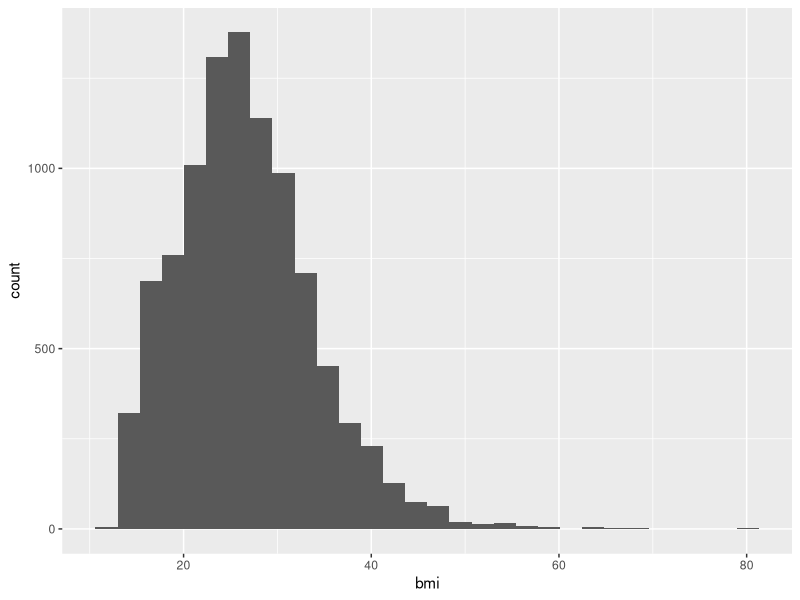
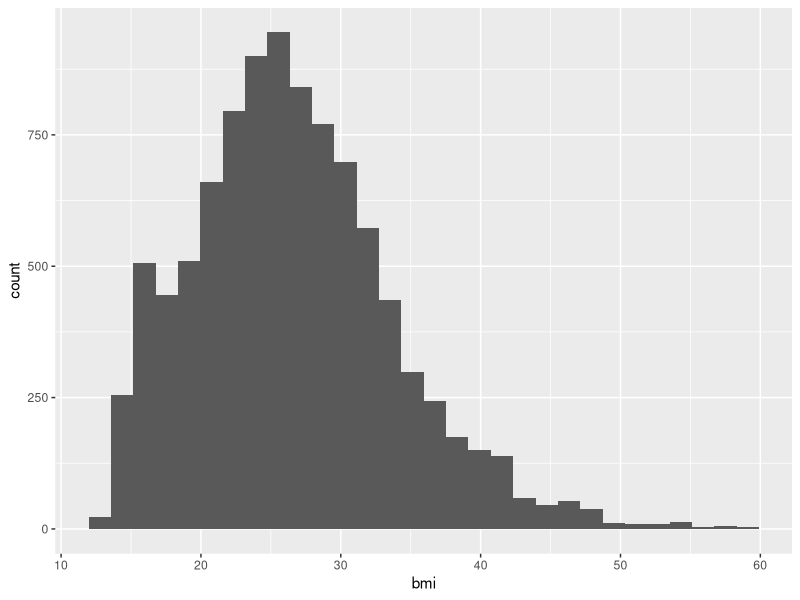
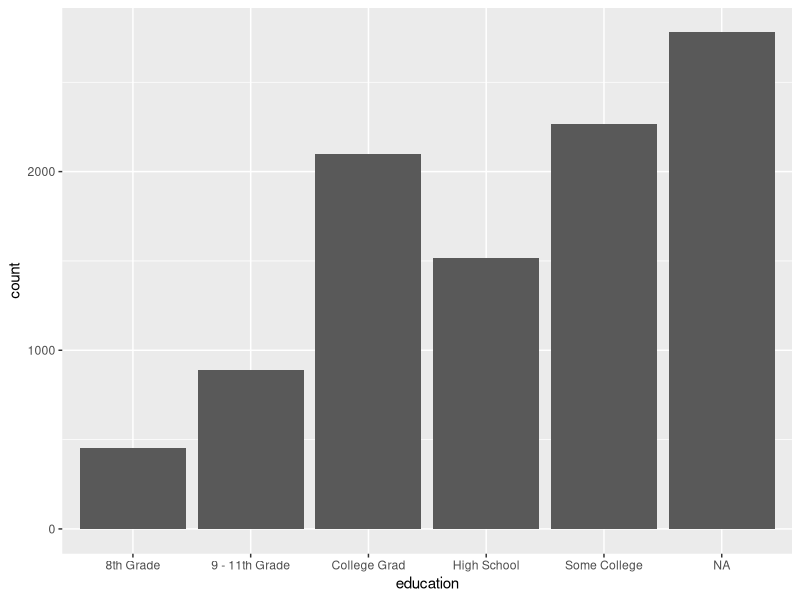
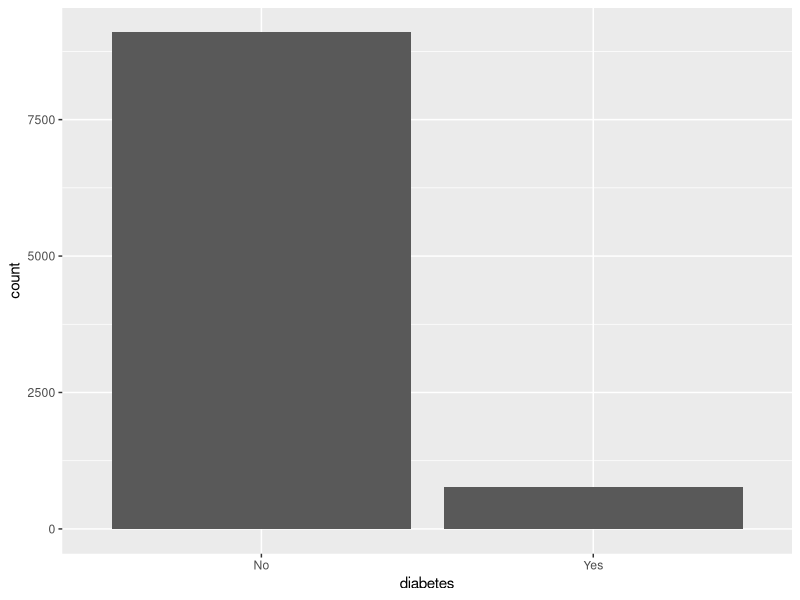
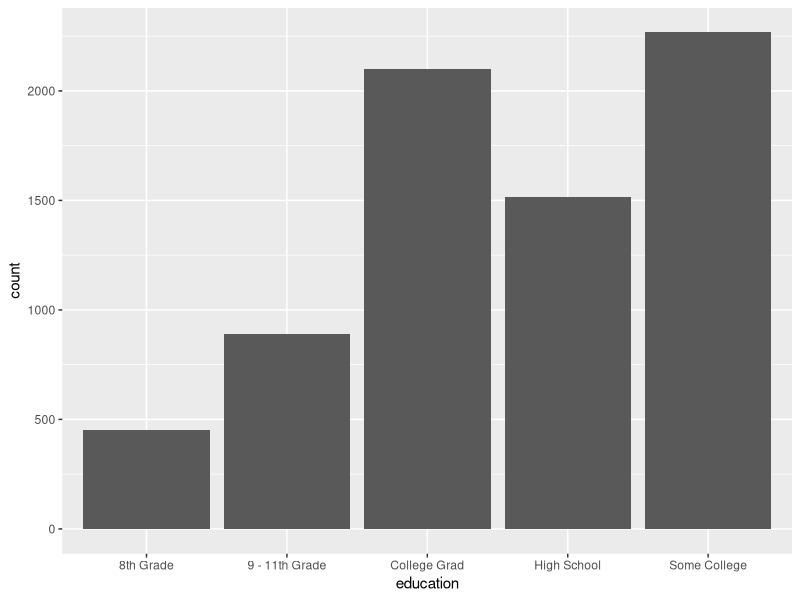
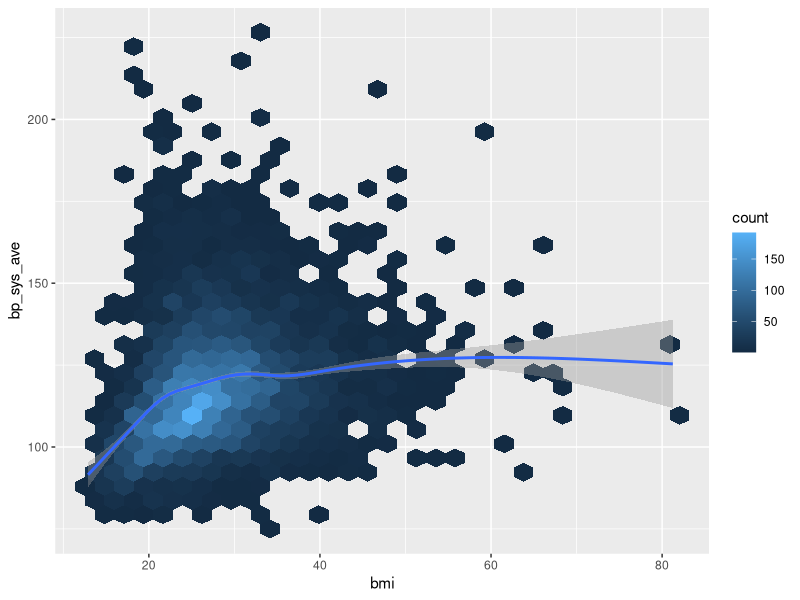
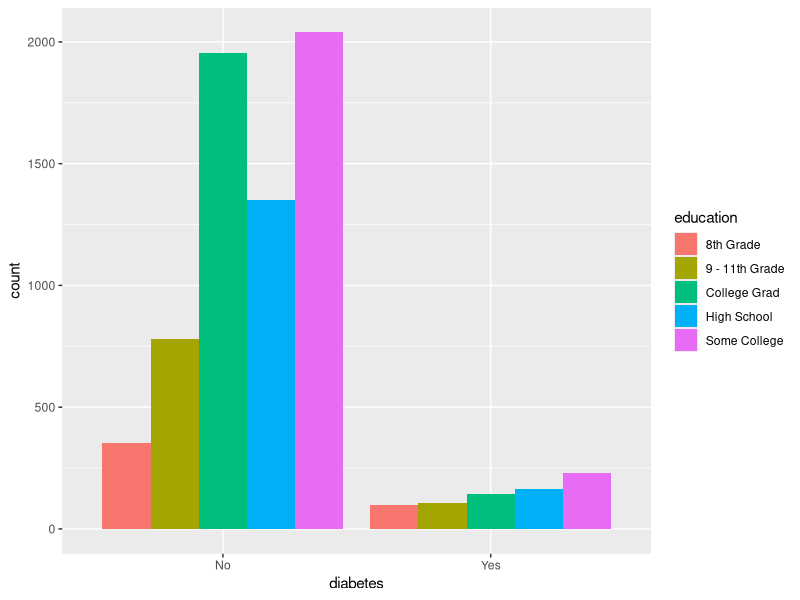
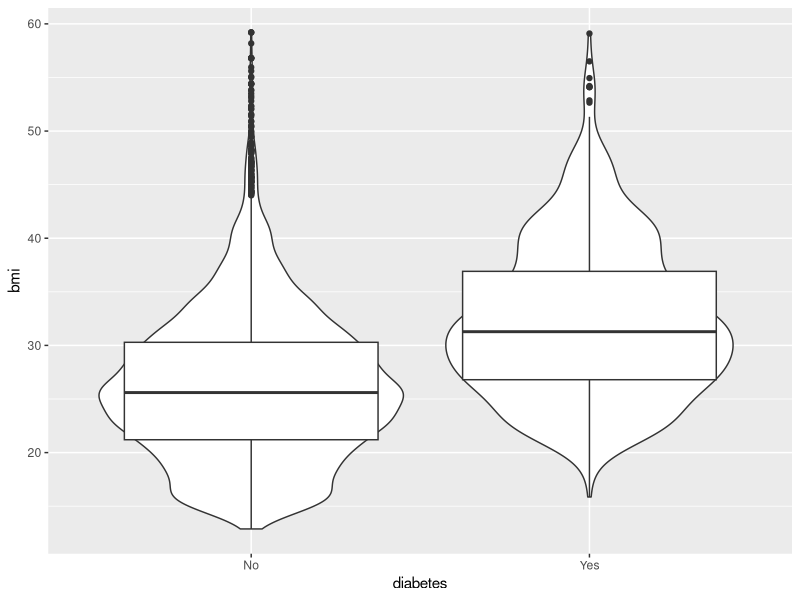

Reproduce these figures in R, in order.
## ---- chunk 1
#| include: false
library(tidyverse)
nhanes_small <- read_csv(here::here("data/nhanes_small.csv"))
## ---- chunk 2
2 + 2
## ---- chunk 3
#| echo: false
#| warning: false
#| message: false
nhanes_small %>%
  filter(!is.na(diabetes)) %>%
  group_by(
    diabetes,
    education
  ) %>%
  summarize(
    max_bmi = max(bmi,
      na.rm = TRUE
    ),
    min_bmi = min(bmi,
      na.rm = TRUE
    )
  ) %>%
  ungroup() %>%
  knitr::kable(caption = "Mean values of Age and bmi for each diabetes and education status")
## ---- chunk 4
#| echo: false
#| warning: false
nhanes_small %>%
  filter(!is.na(diabetes), !is.na(education)) %>%
  group_by(diabetes, education) %>%
  summarise(
    mean_age = mean(age, na.rm = TRUE),
    mean_bmi = mean(bmi, na.rm = TRUE)
  ) %>%
  ungroup() %>%
  mutate(
    # Task 2a.
    mean_age = round(mean_age, 1),
    mean_bmi = round(mean_bmi, 1),
    # Task 2b.
    education = str_to_sentence(education)
  ) %>%
  rename(
    # Task 3.
    "Diabetes status" = diabetes,
    "Education" = education,
    "Mean Age" = mean_age,
    "Mean BMI" = mean_bmi
  ) %>%
  knitr::kable(caption = "Mean values of Age and BMI for each education and diabetes status.")
## ---- chunk 5
ggplot(nhanes_small, aes(x = bmi)) + 
    geom_histogram(na.rm = TRUE)
## ---- chunk 6
#| fig-cap: "Distribution of BMI."
#| label: fig-bmi-histo
nhanes_small %>% 
    filter(bmi <= 60) %>% 
    ggplot(aes(x = bmi)) + 
    geom_histogram(na.rm = TRUE)
## ---- chunk 7
nhanes_small %>% 
    ggplot(aes(x = education)) +
    geom_bar()
## ---- chunk 8
#| label: fig-diabetes-education
#| fig-cap: "Counts of diabetes and education."
#| fig-subcap: 
#|   - "Diabetes"
#|   - "Education"
#| layout-ncol: 2
nhanes_small %>% 
    filter(!is.na(diabetes)) %>% 
    ggplot(aes(x = diabetes)) + 
    geom_bar()

nhanes_small %>% 
    filter(!is.na(education)) %>% 
    ggplot(aes(x = education)) + 
    geom_bar()
## ---- chunk 9
nhanes_small %>% 
    ggplot(aes(x = bmi, y = bp_sys_ave)) +
    geom_hex(na.rm = TRUE) +
    geom_smooth(na.rm = TRUE)
## ---- chunk 10
nhanes_small %>% 
    filter(!is.na(education), !is.na(diabetes)) %>% 
    ggplot(aes(x = diabetes, fill = education)) + 
    geom_bar(position = position_dodge())
## ---- chunk 11
nhanes_small %>% 
    filter(!is.na(diabetes), bmi <= 60) %>% 
    ggplot(aes(x = diabetes, y = bmi)) + 
    geom_violin(na.rm = TRUE) +
    geom_boxplot(na.rm = TRUE)
